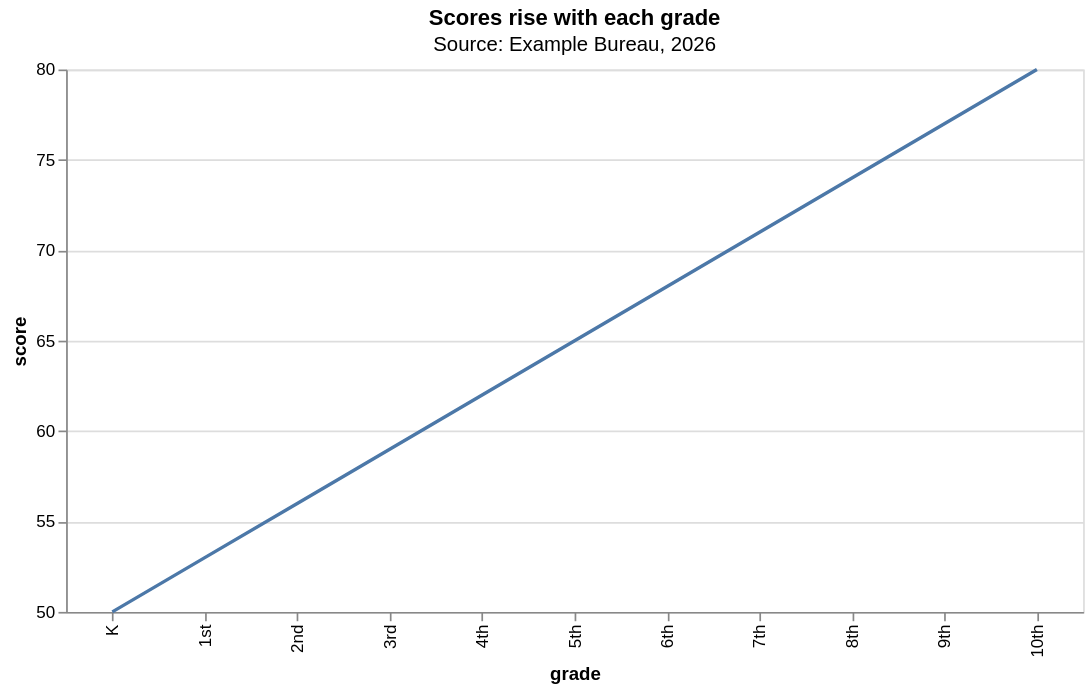

Vega-Lite specification stored for this chart:
### Vega-Lite specification from a JSON file in a GitHub repository (floating-point values rounded to 4 significant figures)
{"$schema": "https://vega.github.io/schema/vega-lite/v6.json", "title": {"text": "Scores rise with each grade", "subtitle": "Source: Example Bureau, 2026"}, "width": 600, "height": 320, "data": {"values": [{"grade": "K", "score": 50, "pupils": 20}, {"grade": "1st", "score": 53, "pupils": 21}, {"grade": "2nd", "score": 56, "pupils": 22}, {"grade": "3rd", "score": 59, "pupils": 23}, {"grade": "4th", "score": 62, "pupils": 24}, {"grade": "5th", "score": 65, "pupils": 25}, {"grade": "6th", "score": 68, "pupils": 26}, {"grade": "7th", "score": 71, "pupils": 27}, {"grade": "8th", "score": 74, "pupils": 28}, {"grade": "9th", "score": 77, "pupils": 29}, {"grade": "10th", "score": 80, "pupils": 30}]}, "mark": "line", "encoding": {"x": {"field": "grade", "type": "ordinal", "sort": null}, "y": {"field": "score", "type": "quantitative", "scale": {"zero": false}}}}
